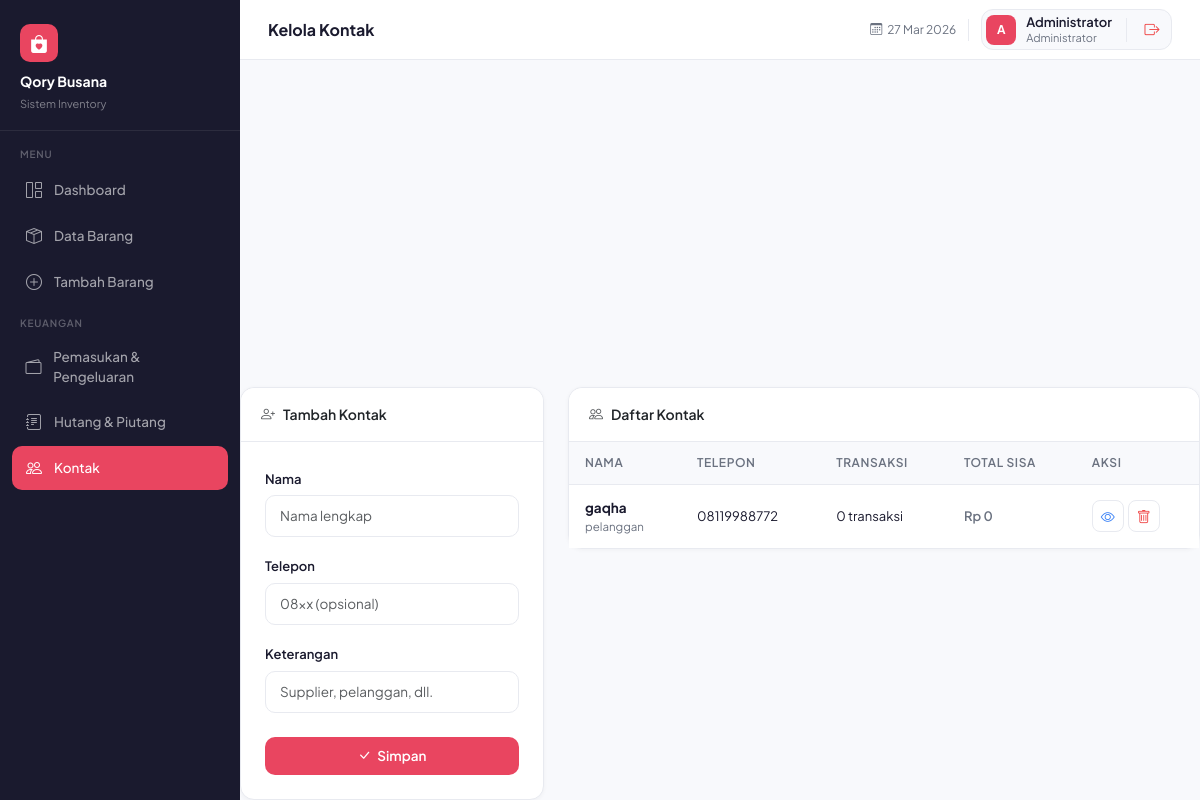
Page /kontak.php (signed in) on the committed database.
### tables this page shows
CREATE TABLE `kontak` (
  `id_kontak` int(11) NOT NULL,
  `nama` varchar(100) NOT NULL,
  `telepon` varchar(20) DEFAULT NULL,
  `keterangan` text DEFAULT NULL,
  `created_at` timestamp NOT NULL DEFAULT current_timestamp()
);

### kontak.php (the view, shortened to what this page needs)
<?php
include "koneksi.php";
include "layout_top.php";
$data = mysqli_query($conn, "SELECT k.*,
    (SELECT COUNT(*) FROM transaksi_hutang t WHERE t.id_kontak = k.id_kontak) as total_transaksi,
    (SELECT COALESCE(SUM(total_tagihan - total_bayar),0) FROM transaksi_hutang t WHERE t.id_kontak = k.id_kontak AND t.status != 'lunas') as total_sisa
    FROM kontak k ORDER BY k.nama ASC");
?>
<div class="row g-4">
    <div class="col-12 col-md-4">
        <div class="card">
            <div class="card-header" style="font-weight:600;">
                <i class="bi bi-person-plus me-2 text-muted"></i>Tambah Kontak
            </div>
            <div class="card-body p-4">
                <form method="POST">
                    <div class="mb-3">
                        <label class="form-label">Nama</label>
                        <input type="text" name="nama" class="form-control" placeholder="Nama lengkap" required>
                    </div>
                    <div class="mb-3">
                        <label class="form-label">Telepon</label>
                        <input type="text" name="telepon" class="form-control" placeholder="08xx (opsional)">
                    </div>
                    <div class="mb-4">
                        <label class="form-label">Keterangan</label>
                        <input type="text" name="keterangan" class="form-control" placeholder="Supplier, pelanggan, dll.">
                    </div>
                    <button type="submit" class="btn-accent" style="width:100%;">
                        <i class="bi bi-check-lg me-1"></i> Simpan
                    </button>
                </form>
            </div>
        </div>
    </div>
    <div class="col-12 col-md-8">
        <div class="card">
            <div class="card-header" style="font-weight:600;">
                <i class="bi bi-people me-2 text-muted"></i>Daftar Kontak
            </div>
            <div class="table-responsive">
                <table class="table table-custom mb-0">
                    <thead>
                        <tr>
                            <th>Nama</th>
                            <th>Telepon</th>
                            <th>Transaksi</th>
                            <th>Total Sisa</th>
                            <th>Aksi</th>
                        </tr>
                    </thead>
                    <tbody>
                    <?php while ($k = mysqli_fetch_assoc($data)): ?>
                    <tr>
                        <td>
                            <strong><?php echo htmlspecialchars($k['nama']); ?></strong>
                            <?php if ($k['keterangan']): ?>
                            <div style="font-size:11.5px;color:var(--text-muted);"><?php echo htmlspecialchars($k['keterangan']); ?></div>
                            <?php endif; ?>
                        </td>
                        <td style="font-size:13px;"><?php echo htmlspecialchars($k['telepon'] ?: '-'); ?></td>
                        <td style="font-size:13px;"><?php echo $k['total_transaksi']; ?> transaksi</td>
                        <td style="font-size:13px; font-weight:600; color:<?php echo $k['total_sisa']>0?'#dc2626':'var(--text-muted)';?>">
                            Rp <?php echo number_format($k['total_sisa'], 0, ',', '.'); ?>
                        </td>
                        <td>
                            <div class="d-flex gap-1">
                                <a href="hutang.php?cari=<?php echo urlencode($k['nama']); ?>"
                                   class="btn-icon" style="color:#3b82f6;" title="Lihat transaksi">
                                    <i class="bi bi-eye"></i>
                                </a>
                                <a href="kontak.php?hapus=<?php echo $k['id_kontak']; ?>"
                                   class="btn-icon del" title="Hapus"
                                   onclick="return confirm('Hapus kontak <?php echo addslashes($k['nama']); ?>? Semua transaksinya ikut terhapus!')">
                                    <i class="bi bi-trash"></i>
                                </a>
                            </div>
                        </td>
                    </tr>
                    <?php endwhile; ?>
                    </tbody>
                </table>
            </div>
        </div>
    </div>
</div>
<?php include "layout_bottom.php"; ?>

### layout_top.php (style rules this page uses)
:root { --primary: #1a1a2e; --primary-light: #16213e; --accent: #e94560; --accent-soft: rgba(233,69,96,0.10); --surface: #ffffff; --surface-2: #f8f9fc; --border: #e8eaf0; --text-main: #1a1a2e; --text-muted: #6b7280; --success: #10b981; --warning: #f59e0b; --danger: #ef4444; --sidebar-w: 240px; }
* { box-sizing: border-box; }
body { font-family: 'Plus Jakarta Sans', sans-serif; background: var(--surface-2); color: var(--text-main); margin: 0; }
.card { border: 1px solid var(--border); border-radius: 14px; box-shadow: 0 1px 4px rgba(0,0,0,.04); }
.card-header { background: var(--surface); border-bottom: 1px solid var(--border); border-radius: 14px 14px 0 0 !important; padding: 16px 20px; font-weight: 600; font-size: 14px; }
.table-custom { font-size: 13.5px; }
.table-custom thead th { background: var(--surface-2); border-bottom: 1px solid var(--border); font-weight: 600; font-size: 12px; text-transform: uppercase; letter-spacing: .05em; color: var(--text-muted); padding: 12px 16px; }
.table-custom tbody td { padding: 13px 16px; vertical-align: middle; border-bottom: 1px solid var(--border); color: var(--text-main); }
.table-custom tbody tr:last-child td { border-bottom: none; }
.btn-accent { background: var(--accent); color: #fff; border: none; border-radius: 10px; padding: 9px 18px; font-size: 13.5px; font-weight: 600; transition: background .2s, transform .15s; }
.btn-icon { width: 32px; height: 32px; border-radius: 8px; border: 1px solid var(--border); background: var(--surface); display: inline-flex; align-items: center; justify-content: center; font-size: 14px; transition: all .2s; cursor: pointer; text-decoration: none; }
.btn-icon.del { color: var(--danger); }
.form-label { font-size: 13px; font-weight: 600; color: var(--text-main); margin-bottom: 6px; }
.form-control, .form-select { border: 1px solid var(--border); border-radius: 10px; font-size: 13.5px; padding: 10px 14px; font-family: 'Plus Jakarta Sans', sans-serif; transition: border-color .2s, box-shadow .2s; }

### rows in the picture
kontak: nama "gaqha", keterangan "pelanggan", telepon "08119988772", total_transaksi "0", total_sisa "0"

### other values in the picture
$pageTitle "Kelola Kontak"
substr($_SESSION['user_nama'] ?? 'A', 0, 1) "A"
$_SESSION['user_nama'] "Administrator"
